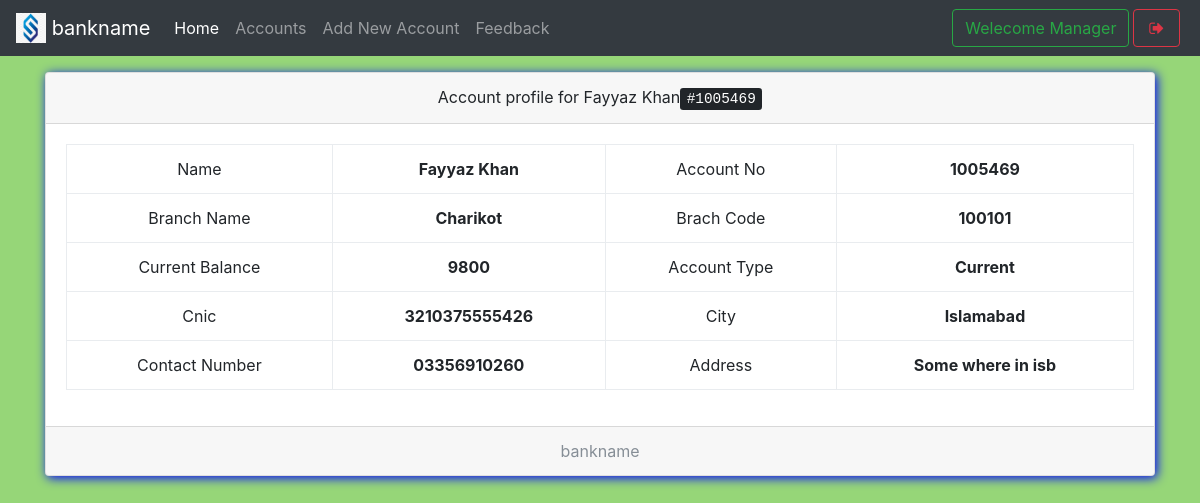
The app's page /show.php?id=1 (signed in) with its own data.
### tables this page shows
CREATE TABLE `useraccounts` (
  `id` int(11) NOT NULL,
  `email` text NOT NULL,
  `password` text NOT NULL,
  `name` varchar(111) NOT NULL,
  `balance` varchar(111) NOT NULL,
  `cnic` varchar(111) NOT NULL,
  `number` varchar(111) NOT NULL,
  `city` varchar(111) NOT NULL,
  `address` varchar(111) NOT NULL,
  `source` varchar(111) NOT NULL,
  `accountNo` varchar(111) NOT NULL,
  `branch` varchar(111) NOT NULL,
  `accountType` varchar(111) NOT NULL,
  `date` timestamp NOT NULL DEFAULT CURRENT_TIMESTAMP
);

CREATE TABLE `branch` (
  `branchId` int(11) NOT NULL,
  `branchNo` varchar(111) NOT NULL,
  `branchName` varchar(111) NOT NULL
);

### show.php (the view, shortened to what this page needs)
<!DOCTYPE html>
<html>
<head>
  <?php require 'assets/autoloader.php'; ?>
  <?php require 'assets/function.php'; ?>
</head>
<body style="background:#96D678;background-size: 100%">
<nav class="navbar navbar-expand-lg navbar-dark bg-dark fixed-top">
 <a class="navbar-brand" href="#">
    <img src="images/Slogo.png" width="30" height="30" class="d-inline-block align-top" alt="">
   <?php echo bankname; ?>
  </a>
  <div class="collapse navbar-collapse" id="navbarSupportedContent">
    <ul class="navbar-nav mr-auto">
      <li class="nav-item ">
        <a class="nav-link active" href="mindex.php">Home <span class="sr-only">(current)</span></a>
      </li>
      <li class="nav-item ">  <a class="nav-link" href="maccounts.php">Accounts</a></li>
      <li class="nav-item ">  <a class="nav-link" href="maddnew.php">Add New Account</a></li>
      <li class="nav-item ">  <a class="nav-link" href="mfeedback.php">Feedback</a></li>
    </ul>
    <?php include 'msideButton.php'; ?>
  </div>
</nav><br><br><br>
<?php
  $array = $con->query("select * from useraccounts,branch where useraccounts.id = '$_GET[id]' AND useraccounts.branch = branch.branchId");
  $row = $array->fetch_assoc();
 ?>
<div class="container">
<div class="card w-100 text-center shadowBlue">
  <div class="card-header">
    Account profile for <?php echo $row['name'];echo "<kbd>#";echo $row['accountNo'];echo "</kbd>"; ?>
  </div>
  <div class="card-body">
    <table class="table table-bordered">
      <tbody>
        <tr>
          <td>Name</td>
          <th><?php echo $row['name'] ?></th>
          <td>Account No</td>
          <th><?php echo $row['accountNo'] ?></th>
        </tr><tr>
          <td>Branch Name</td>
          <th><?php echo $row['branchName'] ?></th>
          <td>Brach Code</td>
          <th><?php echo $row['branchNo'] ?></th>
        </tr><tr>
          <td>Current Balance</td>
          <th><?php echo $row['balance'] ?></th>
          <td>Account Type</td>
          <th><?php echo $row['accountType'] ?></th>
        </tr><tr>
          <td>Cnic</td>
          <th><?php echo $row['cnic'] ?></th>
          <td>City</td>
          <th><?php echo $row['city'] ?></th>
        </tr><tr>
          <td>Contact Number</td>
          <th><?php echo $row['number'] ?></th>
          <td>Address</td>
          <th><?php echo $row['address'] ?></th>
        </tr>
      </tbody>
    </table>
  </div>
  <div class="card-footer text-muted">
    <?php echo bankname; ?>
  </div>
</div>
</body>
</html>

### css/custom.css (style rules this page uses)
.shadowBlue { box-shadow: 2px 2px 11px blue }

### records on screen
useraccounts: name "Fayyaz Khan", accountNo "1005469", branch.branchName "Charikot", branch.branchNo "100101", balance "9800", accountType "Current", cnic "3210375555426", city "Islamabad", number "03356910260", address "Some where in isb"

### other values on screen
bankname "bankname"
